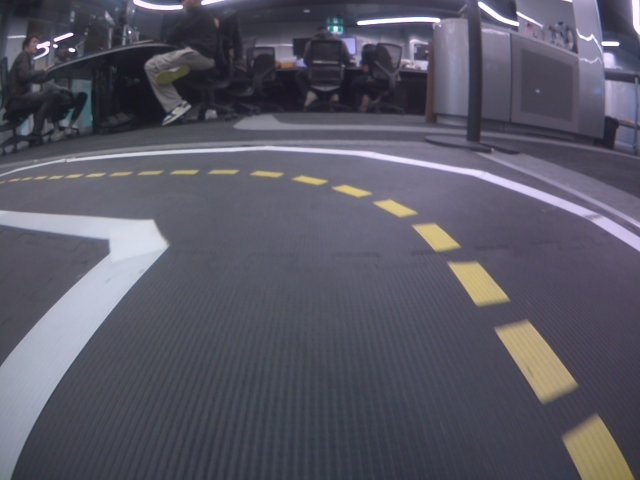
#> input picture packages/my_lane_detector/src/Raw Camera Image_screenshot_07.05.2025.png, 640 x 480 px
$ python rgb_space.py
#> lines starting #> are read from the running program, lines starting #| are printed output that depends on the picture; after the words box and inside, x2 and y2 are one past the last pixel; in counts of white or black regions, pixels touching at a corner belong together
import cv2
import numpy as np
import os
import sys
import time

lower_yellow_rgb = np.array([0, 100, 100])
upper_yellow_rgb = np.array([100, 255, 255])

def process_rgb_for_yellow(image_segment, lower_rgb, upper_rgb):
    if image_segment is None:
        print("Error: Input image segment is None for RGB processing.")
        return None, None

    yellow_mask_rgb = cv2.inRange(image_segment, lower_rgb, upper_rgb)

    yellow_filtered_color_rgb = np.zeros_like(image_segment)
    yellow_filtered_color_rgb[yellow_mask_rgb > 0] = (0, 255, 255)

    return yellow_filtered_color_rgb, yellow_mask_rgb

if __name__ == "__main__":
    image_filename = 'Raw Camera Image_screenshot_07.05.2025.png'
    image_path = image_filename

    lower_yellow_hsv = np.array([15, 80, 80])
    upper_yellow_hsv = np.array([45, 255, 255])

    original_image = cv2.imread(image_path, cv2.IMREAD_COLOR)
#> original_image is the input picture: shape (480, 640, 3); mean B, G, R 101.3, 88.2, 89.4

    if original_image is None:
        print(f"Error: Could not load image from {image_path}")
        sys.exit(1)
    print(f"Successfully loaded image: {image_path}")

    height, width, _ = original_image.shape
#> height = 480; width = 640
    cropped_image = original_image[int(height/2):, :]
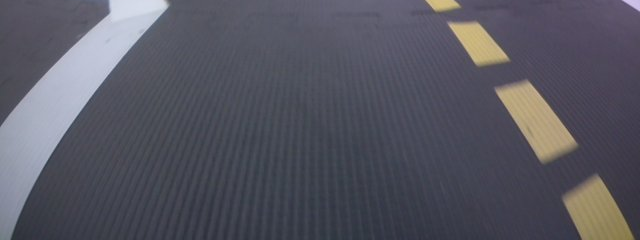
#> cropped_image: shape (240, 640, 3); mean B, G, R 97.3, 86.2, 86.4

    hsv_img = cv2.cvtColor(cropped_image, cv2.COLOR_BGR2HSV)
#> hsv_img: shape (240, 640, 3); mean H, S, V 113.1, 44.8, 100
    yellow_mask_hsv = cv2.inRange(hsv_img, lower_yellow_hsv, upper_yellow_hsv)
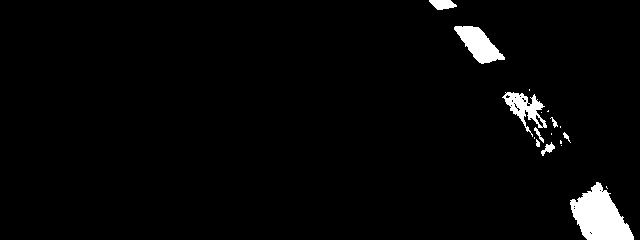
#> yellow_mask_hsv: shape (240, 640); 2.9% white; 18 white regions (9 under 20 px), largest, box (x1, y1, x2, y2) and area: (570, 182, 634, 240) 2216, (454, 26, 505, 64) 994, (502, 92, 547, 137) 750
    yellow_filtered_color_hsv = np.zeros_like(cropped_image)
    yellow_filtered_color_hsv[yellow_mask_hsv > 0] = (0, 255, 255)

    yellow_filtered_color_rgb, yellow_mask_rgb = process_rgb_for_yellow(
        cropped_image, lower_yellow_rgb, upper_yellow_rgb
    )
#> in process_rgb_for_yellow, `yellow_mask_rgb = cv2.inRange(image_segment, lower_rgb, upper_rgb)`:
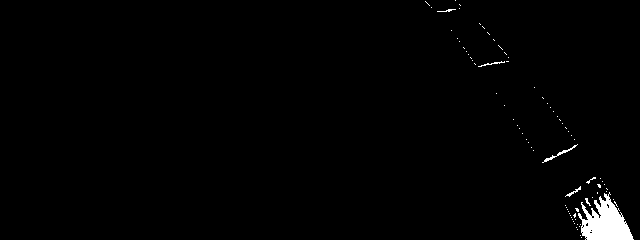
#> yellow_mask_rgb: shape (240, 640); 1.2% white; 81 white regions (76 under 20 px), largest, box (x1, y1, x2, y2) and area: (578, 192, 634, 240) 1498, (542, 144, 578, 163) 83, (478, 61, 505, 67) 40, (565, 186, 581, 197) 40, (437, 9, 456, 12) 26

    try:
        while True:
            cv2.imshow('Original Image (Cropped)', cropped_image)

            cv2.imshow('Yellow Filtered Color (HSV)', yellow_filtered_color_hsv)
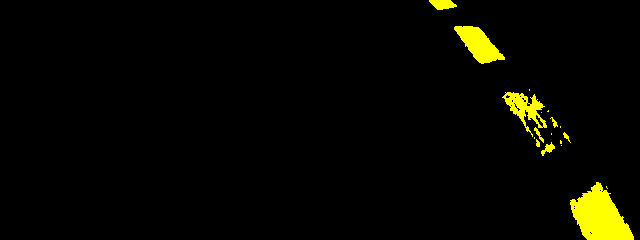
#> window 'Yellow Filtered Color (HSV)': shape (240, 640, 3); mean B, G, R 0, 7.3, 7.3
            cv2.imshow('Yellow Binary Mask (HSV)', yellow_mask_hsv)

            if yellow_filtered_color_rgb is not None:
                 cv2.imshow('Yellow Filtered Color (RGB)', yellow_filtered_color_rgb)
                 cv2.imshow('Yellow Binary Mask (RGB)', yellow_mask_rgb)


            key = cv2.waitKey(1) & 0xFF
#> (key q is pressed here)
            if key == ord('q'):
                break

    except KeyboardInterrupt:
        pass

    finally:
        cv2.destroyAllWindows()
        print("Windows closed.")
